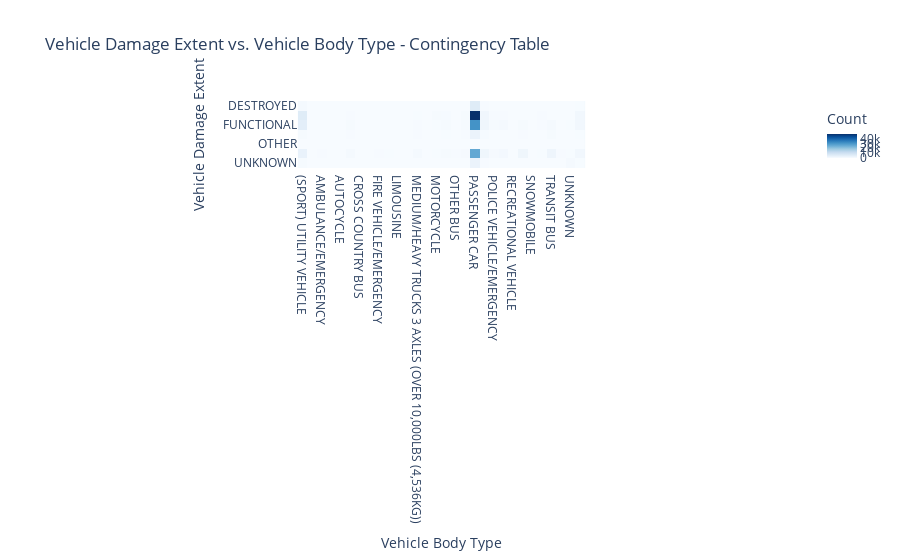

Notebook code for this chart:
### Code cell
import plotly.express as px
# Create a contingency table
contingency_table = pd.crosstab(df['Vehicle_Damage_Extent'], df['Vehicle_Body_Type'])

# Create an interactive heatmap with hover information
fig = px.imshow(contingency_table.values,
                labels=dict(x="Vehicle Body Type", y="Vehicle Damage Extent", color="Count"),
                x=list(contingency_table.columns),
                y=list(contingency_table.index),
                color_continuous_scale="Blues",
                title='Vehicle Damage Extent vs. Vehicle Body Type - Contingency Table')

# Show the figure
fig.show()

### Figure 1 — Plotly figure (JSON) as saved in the notebook; plotly's stock layout.template omitted (floating-point values rounded to 4 significant figures; data arrays with more than 128 entries replaced by an {"elided": "..."} marker saying what was removed)
{"data": [{"coloraxis": "coloraxis", "hovertemplate": "Vehicle Body Type: %{x}<br>Vehicle Damage Extent: %{y}<br>Count: %{z}<extra></extra>", "name": "0", "type": "heatmap", "x": ["(SPORT) UTILITY VEHICLE", "ALL TERRAIN VEHICLE (ATV)", "AMBULANCE/EMERGENCY", "AMBULANCE/NON EMERGENCY", "AUTOCYCLE", "CARGO VAN/LIGHT TRUCK 2 AXLES (OVER 10,000LBS (4,536 KG))", "CROSS COUNTRY BUS", "FARM VEHICLE", "FIRE VEHICLE/EMERGENCY", "FIRE VEHICLE/NON EMERGENCY", "LIMOUSINE", "LOW SPEED VEHICLE", "MEDIUM/HEAVY TRUCKS 3 AXLES (OVER 10,000LBS (4,536KG))", "MOPED", "MOTORCYCLE", "OTHER", "OTHER BUS", "OTHER LIGHT TRUCKS (10,000LBS (4,536KG) OR LESS)", "PASSENGER CAR", "PICKUP TRUCK", "POLICE VEHICLE/EMERGENCY", "POLICE VEHICLE/NON EMERGENCY", "RECREATIONAL VEHICLE", "SCHOOL BUS", "SNOWMOBILE", "STATION WAGON", "TRANSIT BUS", "TRUCK TRACTOR", "UNKNOWN", "VAN"], "xaxis": "x", "y": ["DESTROYED", "DISABLING", "FUNCTIONAL", "NO DAMAGE", "OTHER", "SUPERFICIAL", "UNKNOWN"], "yaxis": "y", "z": {"elided": "7x30 int values"}}], "layout": {"coloraxis": {"colorbar": {"title": {"text": "Count"}}, "colorscale": [[0, "rgb(247,251,255)"], [0.125, "rgb(222,235,247)"], [0.25, "rgb(198,219,239)"], [0.375, "rgb(158,202,225)"], [0.5, "rgb(107,174,214)"], [0.625, "rgb(66,146,198)"], [0.75, "rgb(33,113,181)"], [0.875, "rgb(8,81,156)"], [1, "rgb(8,48,107)"]]}, "title": {"text": "Vehicle Damage Extent vs. Vehicle Body Type - Contingency Table"}, "xaxis": {"anchor": "y", "constrain": "domain", "domain": [0, 1], "scaleanchor": "y", "title": {"text": "Vehicle Body Type"}}, "yaxis": {"anchor": "x", "autorange": "reversed", "constrain": "domain", "domain": [0, 1], "title": {"text": "Vehicle Damage Extent"}}}}
